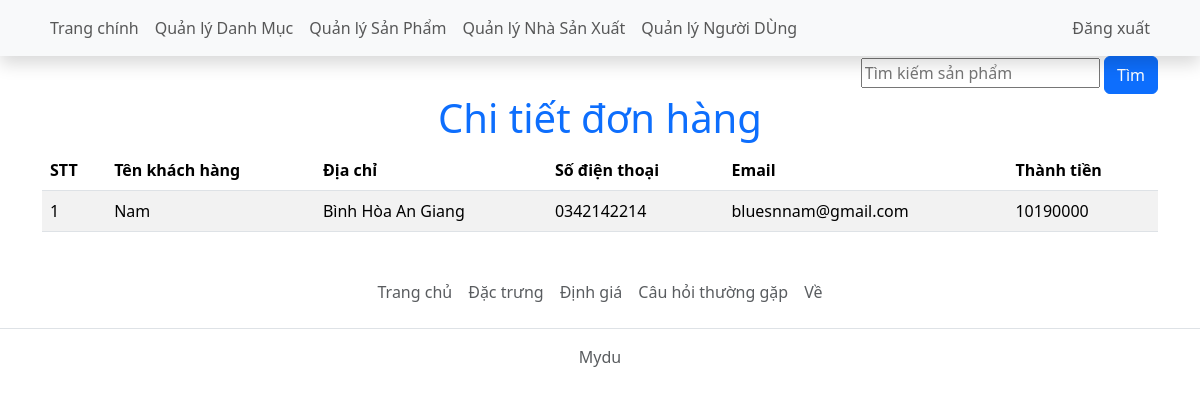
The page /Admin/5.QuanLyDonHang/chitietdonhang.php?id=7 on the database its author committed.
### tables this page shows
CREATE TABLE `tbl_bill` (
  `id` int(11) NOT NULL,
  `name` varchar(255) NOT NULL,
  `address` varchar(255) NOT NULL,
  `tel` varchar(50) NOT NULL,
  `email` varchar(255) NOT NULL,
  `total` int(11) NOT NULL DEFAULT 0,
  `pttt` tinyint(4) NOT NULL DEFAULT 0 COMMENT '0: tiền mặt, 1: chuyển khoản'
);

### Admin/5.QuanLyDonHang/chitietdonhang.php (the view, shortened to what this page needs)
<?php
    include ("./layout/header.php");
    $id = $_GET["id"];
    $sql = "select * from tbl_bill where id = $id";
    $sanpham = mysqli_query($conn,$sql);
?>
<body>
    <div class="container">
        <form action="./timkiemsanpham.php" class="filter__form form form__search">
            <div class="form_input text-end">
                <input type="text" class="filter__form-input" name="txtTop-act__search"
                    placeholder="Tìm kiếm sản phẩm" />
                <button type="submit" class="btn btn-primary">Tìm</button>
            </div>
        </form>
        <h1 class="text-primary text-center">Chi tiết đơn hàng</h1>
        <table class="table table-striped">
            <thead>
                <tr>
                    <th>STT</th>
                    <th>Tên khách hàng</th>
                    <th>Địa chỉ</th>
                    <th>Số điện thoại</th>
                    <th>Email</th>
                    <th>Thành tiền</th>
                </tr>
            </thead>
            <tbody>
                <?php
                $stt = 1;
                    while ($row = mysqli_fetch_array($sanpham)){
                ?>
                <tr>
                    <td><?php echo $stt; ?></td>
                    <td><?php echo $row["name"]; ?></td>
                    <td><?php echo $row["address"]; ?></td>
                    <td><?php echo $row["tel"]; ?></td>
                    <td><?php echo $row["email"]; ?></td>
                    <td><?php echo $row["total"]; ?></td>
                </tr>
                <?php
                $stt++;
                }    $conn->close();
                ?>
            </tbody>
        </table>
    </div>
    <footer class="py-3 my-4">
        <ul class="nav justify-content-center border-bottom pb-3 mb-3">
            <li class="nav-item"><a href="#" class="nav-link px-2 text-muted">
                    <font style="vertical-align: inherit;">
                        <font style="vertical-align: inherit;">Trang chủ</font>
                    </font>
                </a></li>
            <li class="nav-item"><a href="#" class="nav-link px-2 text-muted">
                    <font style="vertical-align: inherit;">
                        <font style="vertical-align: inherit;">Đặc trưng</font>
                    </font>
                </a></li>
            <li class="nav-item"><a href="#" class="nav-link px-2 text-muted">
                    <font style="vertical-align: inherit;">
                        <font style="vertical-align: inherit;">Định giá</font>
                    </font>
                </a></li>
            <li class="nav-item"><a href="#" class="nav-link px-2 text-muted">
                    <font style="vertical-align: inherit;">
                        <font style="vertical-align: inherit;">Câu hỏi thường gặp</font>
                    </font>
                </a></li>
            <li class="nav-item"><a href="#" class="nav-link px-2 text-muted">
                    <font style="vertical-align: inherit;">
                        <font style="vertical-align: inherit;">Về</font>
                    </font>
                </a></li>
        </ul>
        <p class="text-center text-muted">
            <font style="vertical-align: inherit;">
                <font style="vertical-align: inherit;">Mydu</font>
            </font>
        </p>
    </footer>
</body>
</html>

### Admin/5.QuanLyDonHang/layout/header.php (style rules this page uses)
* { box-sizing: border-box; }

### rows shown on the page
tbl_bill: name "Nam", address "Bình Hòa An Giang", tel "0342142214", email "bluesnnam@gmail.com", total "10190000"
